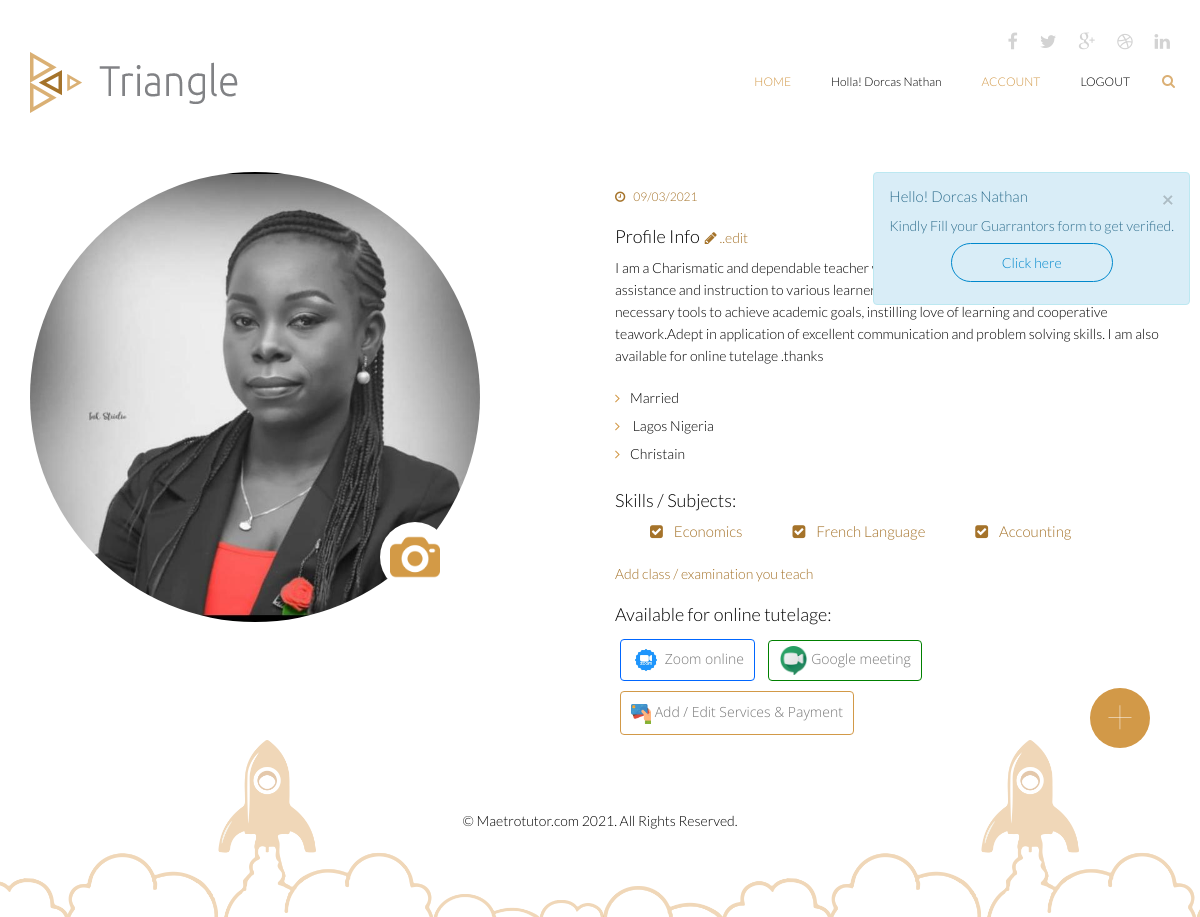
/profile (signed in), run on an earlier commit of the app's database.
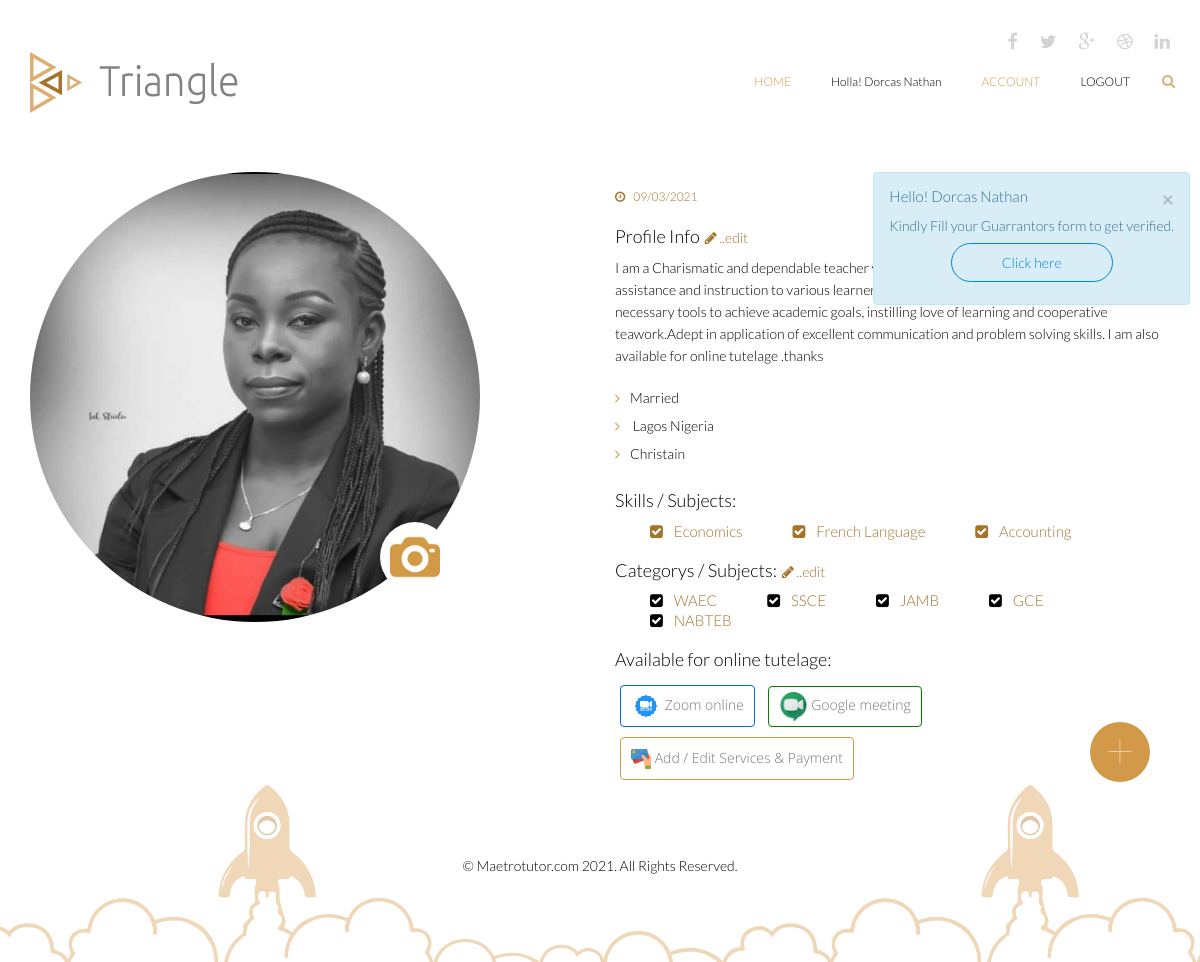
And on a later commit of the database.
### triangle/models.py (models this page shows)
class Bio(db.Model, UserMixin):
    id = db.Column(db.Integer, primary_key=True)
    user_id = db.Column(db.String(255), nullable=True)
    about = db.Column(db.String(1000), nullable=True)
    email = db.Column(db.String(255), unique=True, nullable=True)
    marital_status = db.Column(db.String(255), nullable=True)
    phone = db.Column(db.String(255), nullable=True)
    role = db.Column(db.String(255), nullable=True)
    education = db.Column(db.String(255), nullable=True)
    gender = db.Column(db.String(255), nullable=True)
    online = db.Column(db.String(255), nullable=True)
    address = db.Column(db.String(255), nullable=True)
    religion = db.Column(db.String(255), nullable=True)
    city = db.Column(db.String(255), nullable=True)
    country = db.Column(db.String(255), nullable=True)
    created_at = db.Column(db.DateTime(), default=datetime.utcnow)
    date_of_birth =db.Column(db.String(255), nullable=True)
    image = db.Column(db.String(255), nullable=True, default='default.jpg')
    tutor_image = db.Column(db.String(255), nullable=True, default='default.jpg')
    pro_status = db.Column(db.String(255), nullable=True, default= 0)
    online_status = db.Column(db.String(255), nullable=True, default= 0)
    bio_status = db.Column(db.String(255), nullable=True, default= 0)
    guarrantor_status = db.Column(db.String(255), nullable=True, default= 0)
    skill_status = db.Column(db.String(255), nullable=True, default= 0)
    subject_status = db.Column(db.String(255), nullable=True, default= 0)
    verify_status = db.Column(db.String(255), nullable=True, default= 0)
    activated_status = db.Column(db.String(255), nullable=True, default= 0)
    active = db.Column(db.Boolean())
    confirmed_at = db.Column(db.DateTime())

class Skill(db.Model, UserMixin):
    id = db.Column(db.Integer, primary_key=True)
    skill_name = db.Column(db.String(255), nullable=True)
    email = db.Column(db.String(255), nullable=True)
    skill_status = db.Column(db.String(255), nullable=True, default= 0)
    created_at = db.Column(db.DateTime(), default=datetime.utcnow)
    updated_at = db.Column(db.DateTime())
    activated_status = db.Column(db.String(255), nullable=True, default= 0)
    active = db.Column(db.Boolean())
    confirmed_at = db.Column(db.DateTime())

class Category(db.Model, UserMixin):
    id = db.Column(db.Integer, primary_key=True)
    category_name = db.Column(db.String(255), nullable=True)
    email = db.Column(db.String(255), nullable=True)
    category_status = db.Column(db.String(255), nullable=True, default= 0)
    created_at = db.Column(db.DateTime(), default=datetime.utcnow)
    updated_at = db.Column(db.DateTime())
    activated_status = db.Column(db.String(255), nullable=True, default= 0)
    active = db.Column(db.Boolean())
    confirmed_at = db.Column(db.DateTime())

### triangle/routes.py (the view)
@app.route('/profile')
@login_required
def profile ():
  categorys = Category.query.filter_by(email = current_user.email)
  skills = Skill.query.filter_by(email = current_user.email)
  bios = Bio.query.filter_by(email = current_user.email)
  image = url_for('static', filename='user_uploads/' + str(current_user.image))
  return render_template('/profile.html',title='user-detail', bios = bios, skills = skills, categorys= categorys, image =image)

### triangle/__init__.py (called while the page is built)
@login_manager.user_loader
def load_user(user_id):
	return User.query.get(int(user_id))

### triangle/templates/profile.html (shortened to what the changed rows need)
{% extends 'layout/base.html' %}
{% block content %}
    <section id="portfolio-information" class="">
        <div class="container">
            <div class="row">
                  {% for bio in bios %}
                <div class="col-sm-6">
                    <div class="project-name overflow">
                        <ul class="nav navbar-nav navbar-default">
                            <li><a href="#"><i class="fa fa-clock-o"></i>{{ moment(bio.created_at).calendar()}} </a></li>
                        </ul>
                    </div>
                    <div class="project-info overflow">
                        <div style="display: flex">
                            <h3>Profile Info  </h3>
                             <a href="{{url_for('editbio', bio_id = bio.id)}}" style="margin-top: 20px;margin-left: 5px"> <i class="fa fa-pencil"></i> ..edit</a>
                        </div>
                        <p>{{bio.about}}</p>
                        <ul class="elements">
                            <li><i class="fa fa-angle-right"></i>{{bio.marital_status}}</li>
                            <li><i class="fa fa-angle-right"></i> {{bio.city}} Nigeria</li>
                            <li><i class="fa fa-angle-right"></i>{{bio.religion}}</li>
                        </ul>
                    </div>
                        {% endfor %}
                    {% if skills.count() > 0 %}
                    <div class="skills overflow">
                              {% for skill in skills %}
                        <ul class="nav navbar-nav navbar-default">
                            <li ><a style="font-size: 15px"><i class="fa fa-check-square"></i> {{skill.skill_name}}</a></li>
                        </ul>
                         {% endfor %}
                    </div>
                    {% else %}
                    <div class="live-preview">
                        <a href="{{url_for('skill')}}" class="btn btn-common uppercase">Add Skill / Subjects </a>
                    </div>
                    {% endif %}
                     <div class="skills overflow">
                    {% if categorys.count() > 0 %}
                    <div class="categorys overflow">
                        <div style="display: flex">
                            <h3>Categorys / Subjects: </h3>
                             <a href="{{url_for('cate')}}" style="margin-top: 20px;margin-left: 5px"> <i class="fa fa-pencil"></i> ..edit</a>
                        </div>
                              {% for category in categorys %}
                         <ul class="nav navbar-nav navbar-default">
                            <li ><a style="font-size: 15px"><i class="fa fa-check-square" style="color:#000000"></i> {{category.category_name}}</a></li>
                        </ul>
                         {% endfor %}
                    </div>
                    {% else %}
                    <div class="live-preview">
                    <br>
                        <a href="{{url_for('cate')}}" class="blinking">Add class / examination you teach </a>
                    </div>
                    {% endif %}
                    {% for bio in bios %}
                    <div class="live-preview">
                       <a href="{{url_for('service', email= bio.email)}}" class="btn btn-common capitalize" style="border-color:#d29948; padding: 10px 10px; margin: 5px"> <img src="/static/images/new/debit-card.png" style="width:20px; height:20px">  Add / Edit Services & Payment</a>
                    </div>
                    {% endfor %}
            </div>
            <div class="border-1 shadow-sm" style="background-color: #d29948; width:60px;height: 60px; border-radius: 50px; right:50px; position: fixed; top:75%; align-items: center; justify-content: center; ">
 <a href="{{url_for('skill')}}"> <h1 style="color:#ffffff; font-size:50px; text-align: center; align-items: center;font-weight: 100;justify-content: center;margin-top:0px">+</h1></a>
</div>
        </div>
    </section>
   {% endblock %}

What changed in the data, as far as the page shows it:
added Category: category_name "WAEC"
added Category: category_name "SSCE"
added Category: category_name "JAMB"
added Category: category_name "GCE"
added Category: category_name "NABTEB"
Also different on the page:
text no longer shown: "Add class / examination you teach"
text now shown: "Categorys / Subjects: ..edit"
